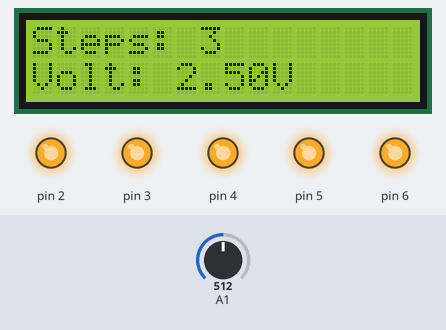
Simulated run of this sketch. Board: Arduino Uno, built with avr-gcc and run on an emulated ATmega328P. On the bench: 16×2 character LCD, output pins drawn as LEDs (lit = HIGH). The test bench sets the inputs (shaded band); at power-on: A1 = 512. What the sketch prints to the serial monitor is not drawn.

Above: at 1.2 s.
1.3 s: A1 set to 111
At 2.74 s:
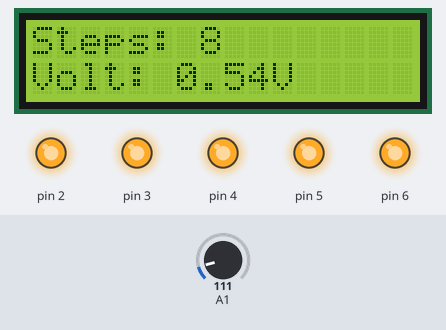
3.1 s: A1 set to 95
At 4.0 s:
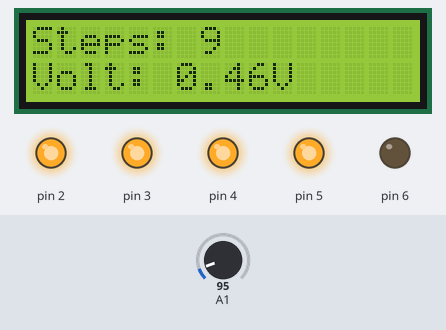
4.7 s: A1 set to 0
At 5.6 s:
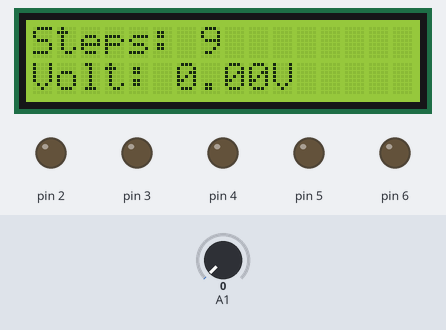
Timing chart, 0 to 7.7 s (numbered marks = the images above; inputs shaded):
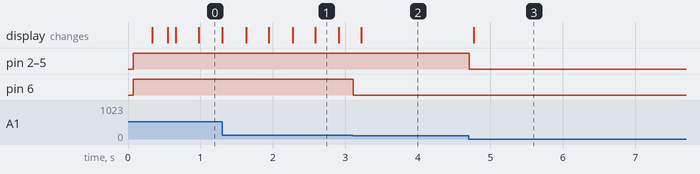

Measured:
- the behaviour switches between 101 and 100 on A1 (found by bisection; images 1 and 2)
- after the input at 3.1 s, pin 6: HIGH → LOW at once
- after the input at 4.7 s, pin 2–5: HIGH → LOW at once; the display: changes after 0.07 s (image 3)

The sketch:

KineticMat.ino
```cpp
#include <Wire.h>
#include <LiquidCrystal_I2C.h>

// I2C address 0x27, 16 columns and 2 rows
LiquidCrystal_I2C lcd(0x27, 16, 2);

int stepCount = 0;
int threshold = 100;
unsigned long lastStepTime = 0;
unsigned long debounceDelay = 300; // milliseconds

unsigned long lastVoltageUpdate = 0;
unsigned long voltageUpdateInterval = 500; // update voltage every 500ms
float voltage = 0;

// Trapezoidal Rule Integration Variables
float vout = 0.0;
float prevVout = 0.0;
float energy = 0.0;
unsigned long prevEnergyTime = 0;

void setup() {
  Serial.begin(9600);

  for (byte a = 2; a <= 6; a++) {
    pinMode(a, OUTPUT);
  }

  lcd.init();         // Initialize the LCD
  lcd.backlight();    // Turn on the backlight
  lcd.setCursor(0, 0);
  lcd.print("Steps: 0");

  prevEnergyTime = millis();  // Initialize time for energy integration
}

void loop() {
  int value = analogRead(A1);
  Serial.println(value);

  // LED bar display
  for (int a = 1; a <= 5; a++) {
    if (value > a * 20) {
      digitalWrite(a + 1, HIGH);
    } else {
      digitalWrite(a + 1, LOW);
    }
  }

  // Step detection with debounce
  if (value > threshold && (millis() - lastStepTime > debounceDelay)) {
    stepCount++;
    lastStepTime = millis();

    // Update step count on LCD
    lcd.setCursor(0, 0);
    lcd.print("Steps: ");
    lcd.print(stepCount);
    lcd.print("    "); // Clear extra digits
  }

  // Update voltage reading and compute energy every 500 ms
  if (millis() - lastVoltageUpdate >= voltageUpdateInterval) {
    lastVoltageUpdate = millis();
    vout = (value / 1023.0) * 5.0;
    voltage = vout;

    // Trapezoidal rule integration - Numerical Method Integration
    unsigned long currentTime = millis();
    float deltaTime = (currentTime - prevEnergyTime) / 1000.0; // Time in seconds
    energy += 0.5 * (vout + prevVout) * deltaTime;
    prevVout = vout;
    prevEnergyTime = currentTime;

    // Update LCD
    lcd.setCursor(0, 1);
    lcd.print("Volt: ");
    lcd.print(voltage, 2);
    lcd.print("V "); // Clear leftover chars

    // Optional: print energy to Serial
    Serial.print("Energy: ");
    Serial.print(energy, 2);
    Serial.println(" J");
  }

  delay(50); // Short delay for stability
}
```
